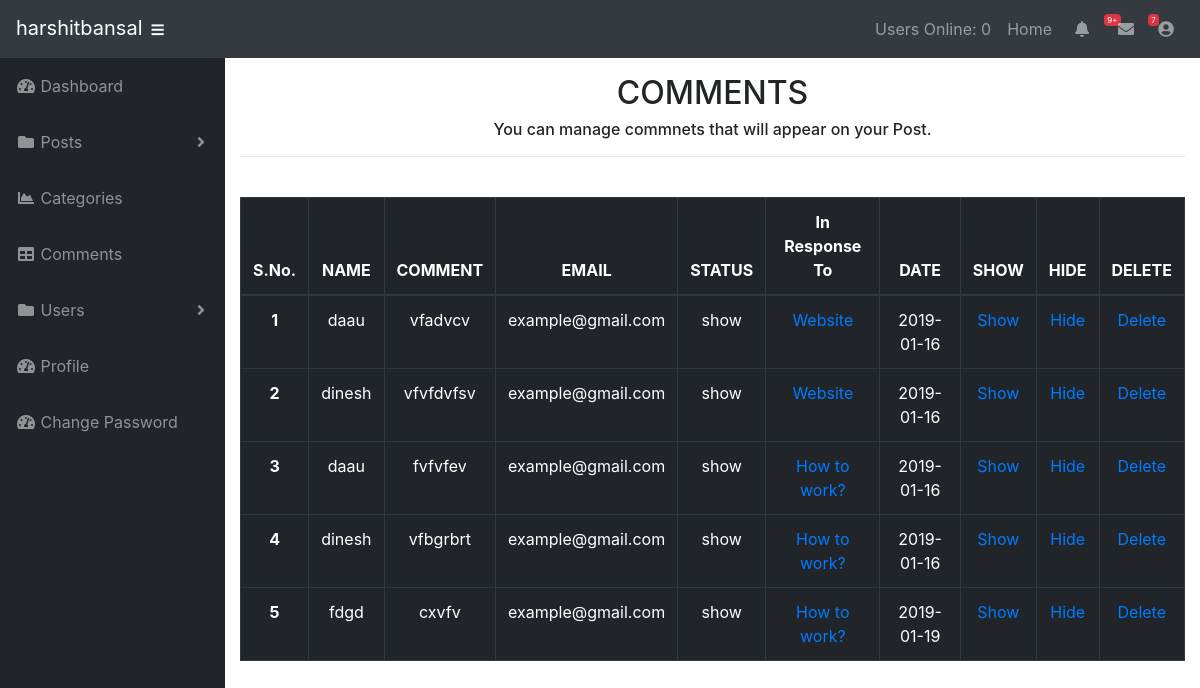
Screenshot of /admin/comments.php (signed in) with the database file from the repository.
### tables this page shows
CREATE TABLE `comments` (
  `comment_id` int(3) NOT NULL,
  `comment_post_id` int(3) NOT NULL,
  `comment_author` varchar(255) NOT NULL,
  `comment_email` varchar(255) NOT NULL,
  `comment_content` text NOT NULL,
  `comment_status` varchar(255) NOT NULL,
  `comment_date` date NOT NULL
);

CREATE TABLE `posts` (
  `post_id` int(3) NOT NULL,
  `post_category_id` int(3) NOT NULL,
  `post_title` varchar(255) NOT NULL,
  `post_user` varchar(255) NOT NULL,
  `post_date` date NOT NULL,
  `post_image` text NOT NULL,
  `post_content` text NOT NULL,
  `post_tags` varchar(255) NOT NULL,
  `post_comment_count` int(11) NOT NULL,
  `post_status` varchar(255) NOT NULL DEFAULT 'draft',
  `post_views_count` int(11) NOT NULL
);

### admin/functions.php (the view, shortened to what this page needs)
<?php
function viewAllComments(){
    global $connection;
    $serial=0;
    $query = "SELECT * FROM comments";
    $select_all_comments_query = mysqli_query($connection,$query);
    while($row = mysqli_fetch_assoc($select_all_comments_query)){
       $comment_id = $row['comment_id'];
       $comment_post_id = $row['comment_post_id'];
       $comment_author = $row['comment_author'];
       $comment_content = $row['comment_content'];
       $comment_email = $row['comment_email'];
       $comment_status = $row['comment_status'];
       $comment_date = $row['comment_date'];
      echo "<tr>";
      $serial=$serial+1;
      echo "<th scope='row'>$serial</th>";
      echo "<td>$comment_author</td>";
      echo "<td>$comment_content</td>";
      echo "<td>$comment_email</td>";
      echo "<td>$comment_status</td>";
      $query = "SELECT * FROM posts WHERE post_id = $comment_post_id ";
      $select_post_id_query = mysqli_query($connection,$query);
      while($row = mysqli_fetch_assoc($select_post_id_query)){
          $post_id = $row['post_id'];
          $post_title = $row['post_title'];
          echo "<td><a href='../post.php?p_id=$post_id'>$post_title</a></td>";
      }
      echo "<td>$comment_date</td>";
      echo "<td><a href='comments.php?show=$comment_id'>Show</td>";
      echo "<td><a href='comments.php?hide=$comment_id'>Hide</td>";
      echo "<td><a href='comments.php?delete=$comment_id'>Delete</td>";
      echo "</tr>";
    }
}
?>

### admin/css/sb-admin.css (style rules this page uses)
html { position: relative; min-height: 100%; }
body { height: 100%; }
:root { --input-padding-x: 0.75rem; --input-padding-y: 0.75rem; }

### rows the page displays
comments: comment_author "daau", comment_content "vfadvcv", comment_email "example@gmail.com", comment_status "show", comment_date "2019-01-16"
posts: post_title "Website"
comments: comment_author "dinesh", comment_content "vfvfdvfsv", comment_email "example@gmail.com", comment_status "show", comment_date "2019-01-16"
comments: comment_author "daau", comment_content "fvfvfev", comment_email "example@gmail.com", comment_status "show", comment_date "2019-01-16"
posts: post_title "How to work?"
comments: comment_author "dinesh", comment_content "vfbgrbrt", comment_email "example@gmail.com", comment_status "show", comment_date "2019-01-16"
comments: comment_author "fdgd", comment_content "cxvfv", comment_email "example@gmail.com", comment_status "show", comment_date "2019-01-19"

### other values shown
$_SESSION['username'] "harshitbansal"
users_online() "0"
